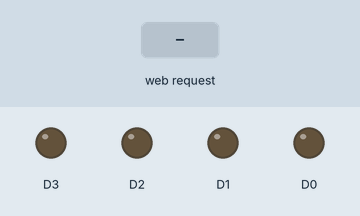
This sketch was run on a simulated ESP8266 (NodeMCU). Shown: output pins drawn as LEDs (lit = HIGH). Inputs (shaded band) come from the test bench. WiFi joins after 1.5 s; servers stay silent unless stated; what the sketch prints to the serial monitor is not drawn.

Above: at 2.8 s.
2.9 s: HTTP request GET /on received
At 3.3 s:
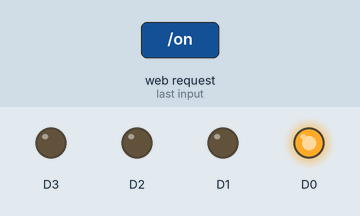
Timing chart, 0 to 5.9 s (numbered marks = the images above; inputs shaded):
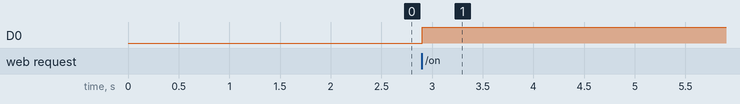

Measured:
- after the input at 2.9 s, D0: LOW → HIGH at once

The sketch:

nodeMCU_manipulating_site_input.ino
```cpp
#include<ESP8266WiFi.h>
#define ssid "JioFi2_CCFB01"
#define pass "ysi67zmi9k"

WiFiServer server(80);
int m=0;

void setup(){
Serial.begin(115200);
WiFi.begin(ssid, pass);
Serial.println("Connecting to N/w ...");
while(WiFi.status()!=WL_CONNECTED){
delay(400);
Serial.println(".");
}
Serial.println();
Serial.println("Connected to N/w");
server.begin();
Serial.println();
Serial.println(WiFi.localIP());
pinMode(D0, OUTPUT);
pinMode(D1, OUTPUT);
pinMode(D2, OUTPUT);
pinMode(D3, OUTPUT);
}
void loop(){

  WiFiClient client = server.available();
    if(!client){
    return;
  }

  String request = client.readStringUntil('\r');

  if(request.indexOf("/on")!=-1){
     m=!m;
     digitalWrite(D0,m);
  }

  client.print("<!DOCTYPE html>\n"
  "<html>\n"
  "<head>\n"
  "\t<title>my dashboard</title>\n"
  "</head>\n"
  "<body> <center>\n"
  "\t<h1>Home automation </h1>\n"
  "\t<div style=\" margin-top:80px; margin-bottom: 50px \"> \n");

  if(m==1)
    client.print("\t\t<h1><a href=\"on\" ><button style='background-color:green;'> LED </button></a></h1>\n<p>Status: ON");
  else
    client.print("\t\t<h1><a href=\"on\" ><button style='background-color:red;'> LED </button></a></h1>\n<p>Status: OFF");


  client.print("\t</div>\n"
  "\t</center>\n"
  "\t<h1><marquee style=\"color: red\">Your bill is due for this month pay asap</marquee></h1>\n"
  "</body>\n"
  "</html>");
}
```
